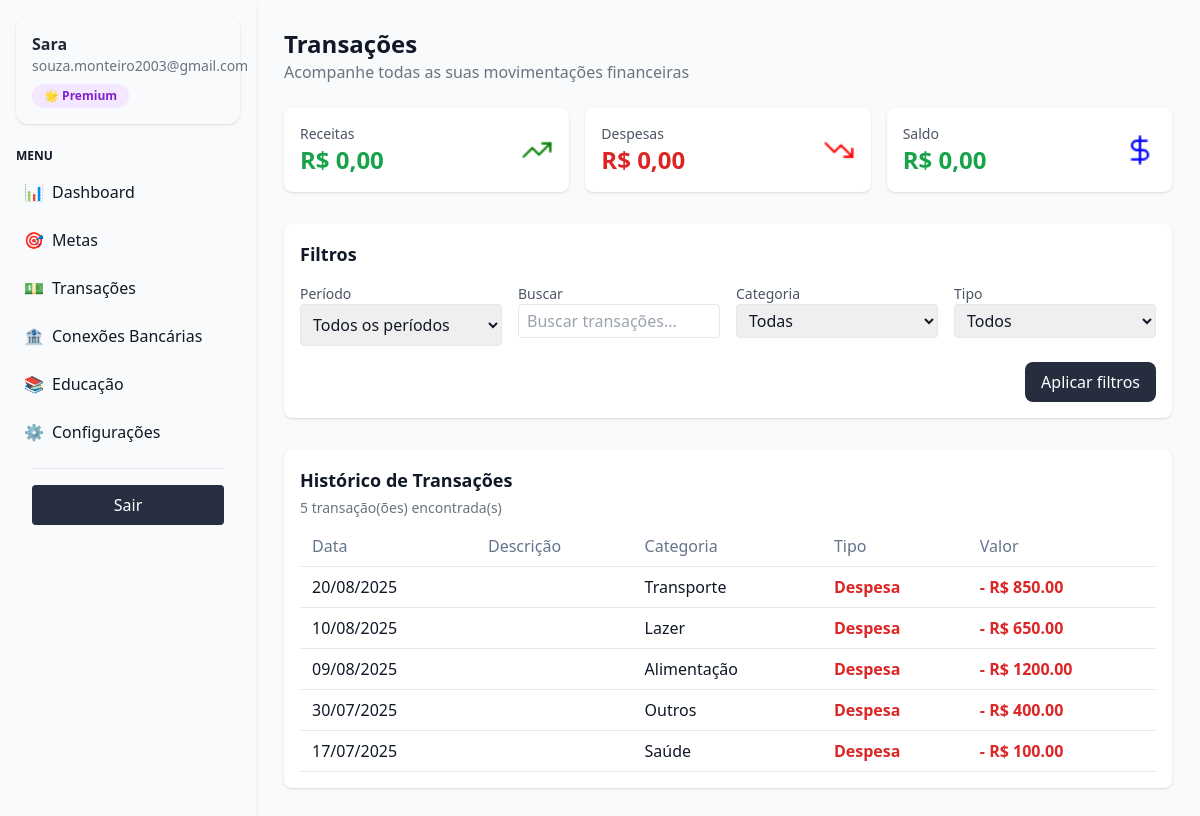
The page /educacao/transacoes/ (signed in) on the database its author committed.
### financas/models.py (models this page shows, shortened)
class Transacao(models.Model):
	TIPOS = (
		("entrada", "Entrada"),
		("saida", "Saida"),
	)
	usuario = models.ForeignKey(User, on_delete=models.CASCADE)
	valor = models.DecimalField(max_digits=10, decimal_places=2)
	tipo = models.CharField(max_length=10, choices=TIPOS)
	categoria = models.ForeignKey(Categoria, on_delete=models.SET_NULL, null=True, blank=True)
	data = models.DateField()

class Categoria(models.Model):
	nome = models.CharField(max_length=100)
	cor = models.CharField(max_length=7, default="#000000")

### financas/views.py (the view, shortened to what this page needs)
# urls.py: path("transacoes/", views.transacoes, name="transacoes"),
@login_required
def transacoes(request):
    transacoes = Transacao.objects.filter(usuario=request.user).order_by('-data')
    categorias = Categoria.objects.all()
    periodos_qs = (
        transacoes
        .annotate(mes=TruncMonth("data"))
        .values_list("mes", flat=True)
        .distinct()
        .order_by("-mes")
    )
    periodos = [d.strftime("%B %Y").capitalize() for d in periodos_qs]
    q = request.GET.get("q")
    categoria = request.GET.get("categoria")
    tipo = request.GET.get("tipo")
    periodo = request.GET.get("periodo")
    if q:
        transacoes = transacoes.filter(descricao__icontains=q)
    if categoria:
        transacoes = transacoes.filter(categoria_id=categoria)
    if tipo:
        transacoes = transacoes.filter(tipo=tipo)
    total_receitas = transacoes.filter(tipo="receita").aggregate(Sum("valor"))["valor__sum"] or 0
    total_despesas = transacoes.filter(tipo="despesa").aggregate(Sum("valor"))["valor__sum"] or 0
    saldo = total_receitas - total_despesas
    context = {
        "transacoes": transacoes,
        "categorias": categorias,
        "periodos": periodos,
        "total_receitas": f"{total_receitas:,.2f}".replace(",", "X").replace(".", ",").replace("X", "."),
        "total_despesas": f"{total_despesas:,.2f}".replace(",", "X").replace(".", ",").replace("X", "."),
        "saldo": f"{saldo:,.2f}".replace(",", "X").replace(".", ",").replace("X", "."),
        "sem_header": True,
    }
    return render(request, "financas/transacoes.html", context)

### financas/templates/financas/transacoes.html (shortened to what this page needs)
{% extends "financas/base.html" %}
{% load static %}
{% block content %}
<div class="p-1">
  <h1 class="text-2xl font-bold">Transações</h1>
  <p class="text-gray-500 mb-6">Acompanhe todas as suas movimentações financeiras</p>
<div class="grid grid-cols-1 md:grid-cols-3 gap-4 mb-8">
    <div class="bg-white p-4 rounded-lg shadow flex items-center justify-between">
        <div>
            <p class="text-sm text-gray-600">Receitas</p>
            <p class="text-2xl font-bold text-green-600">R$ {{ total_receitas|default:"0,00" }}</p>
        </div>
        <img src="{% static 'img/trending-up (1).png' %}" alt="trending-up" class="w-8 h-8">
    </div>
    <div class="bg-white p-4 rounded-lg shadow flex items-center justify-between">
        <div>
            <p class="text-sm text-gray-600">Despesas</p>
            <p class="text-2xl font-bold text-red-600">R$ {{ total_despesas|default:"0,00" }}</p>
        </div>
        <img src="{% static 'img/trending-down.png' %}" alt="trending-up" class="w-8 h-8">
    </div>
    <div class="bg-white p-4 rounded-lg shadow flex items-center justify-between">
        <div>
            <p class="text-sm text-gray-600">Saldo</p>
            <p class="text-2xl font-bold text-green-600">R$ {{ saldo|default:"0,00" }}</p>
        </div>
        <img src="{% static 'img/dollar-sign (1).png' %}" alt="trending-up" class="w-8 h-8">
    </div>
  </div>
  <div class="bg-white p-4 rounded-lg shadow mb-8">
    <h2 class="font-bold text-lg mb-4">Filtros</h2>
    <form method="GET" class="grid grid-cols-1 md:grid-cols-4 gap-4">
      <div>
        <label class="block text-sm text-gray-600">Período</label>
        <select name="periodo" class="border p-2 rounded w-full">
        <option>Todos os períodos</option>
      </select>
      </div>
      <div>
        <label class="block text-sm text-gray-600">Buscar</label>
        <input type="text" name="q" value="{{ request.GET.q }}" placeholder="Buscar transações..." class="w-full border rounded px-2 py-1">
      </div>
      <div>
        <label class="block text-sm text-gray-600">Categoria</label>
        <select name="categoria" class="w-full border rounded px-2 py-1">
          <option value="">Todas</option>
        </select>
      </div>
      <div>
        <label class="block text-sm text-gray-600">Tipo</label>
        <select name="tipo" class="w-full border rounded px-2 py-1">
          <option value="">Todos</option>
        </select>
      </div>
      <div class="col-span-1 md:col-span-4 flex justify-end">
        <button type="submit" class="px-4 py-2 bg-[#262d3f] text-white rounded-lg">
          Aplicar filtros
        </button>
      </div>
    </form>
  </div>
  <div class="bg-white p-4 rounded-lg shadow">
    <h2 class="font-bold text-lg mb-1">Histórico de Transações</h2>
    <p class="text-gray-500 text-sm mb-2">{{ transacoes|length }} transação(ões) encontrada(s)</p>
    <table class="w-full border-collapse">
      <thead>
        <tr class="border-b text-[#64748b]">
          <th class="text-left font-medium py-2 px-3">Data</th>
          <th class="text-left font-medium py-2 px-3">Descrição</th>
          <th class="text-left font-medium py-2 px-3">Categoria</th>
          <th class="text-left font-medium py-2 px-3">Tipo</th>
          <th class="text-left font-medium py-2 px-3">Valor</th>
        </tr>
      </thead>
      <tbody>
        {% for t in transacoes %}
          <tr class="border-b">
            <td class="py-2 px-3">{{ t.data|date:"d/m/Y" }}</td>
            <td class="py-2 px-3">{{ t.descricao }}</td>
            <td class="py-2 px-3">{{ t.categoria.nome }}</td>
            <td class="py-2 px-3">
              {% if t.tipo == 'receita' %}
                <span class="text-green-600 font-semibold">Receita</span>
              {% else %}
                <span class="text-red-600 font-semibold">Despesa</span>
              {% endif %}
            </td>
            <td class="py-2 px-3 font-bold {% if t.tipo == 'receita' %}text-green-600{% else %}text-red-600{% endif %}">
              {% if t.tipo == 'receita' %}+{% else %}-{% endif %}
              R$ {{ t.valor|floatformat:2 }}
            </td>
          </tr>
        {% empty %}
          <tr>
            <td colspan="5" class="text-center text-gray-500 py-4">
              Nenhuma transação encontrada
            </td>
          </tr>
        {% endfor %}
      </tbody>
    </table>
  </div>
</div>
{% endblock %}

### financas/templates/financas/base.html (shortened to what this page needs)
{% load static %}
<!DOCTYPE html>
<html lang="pt-br">
<head>
  <script src="https://cdn.tailwindcss.com"></script>
</head>
<body class="bg-[#f9fafb] text-gray-900 flex">
  <aside class="fixed w-64 bg-[#f9fafb] shadow-md p-4 min-h-screen ">
    <div class="bg-white-50 p-4 rounded-xl shadow mb-6">
      <h3 class="font-semibold text-gray-800">{{ request.user.first_name }} {{ request.user.last_name }}</h3>
      <p class="text-sm text-gray-500">{{ request.user.email }}</p>
      <span class="mt-2 inline-block px-3 py-1 text-xs font-semibold text-purple-700 bg-purple-100 rounded-full">
        🌟 Premium
      </span>
    </div>
    <h4 class="uppercase text-xs font-semibold text-black-400 mb-2">Menu</h4>
    <nav class="flex flex-col gap-2">
      <a href="{% url 'dashboard' %}" class=" flex items-center gap-2 p-2 rounded hover:bg-gray-100"">
      <span>📊</span> Dashboard
    </a>
    <a href=" {% url 'financas:metas' %}" class="flex items-center gap-2 p-2 rounded hover:bg-gray-100">
        <span>🎯</span> Metas
      </a>
      <a href="{% url 'financas:transacoes' %}" class="flex items-center gap-2 p-2 rounded hover:bg-gray-100">
        <span>💵</span> Transações
      </a>
      <a href="{% url 'financas:conexoes_bancarias' %}" class="flex items-center gap-2 p-2 rounded hover:bg-gray-100">
        <span>🏦</span> Conexões Bancárias
      </a>
      <a href="{% url 'financas:educacao_2' %}" class="flex items-center gap-2 p-2 rounded hover:bg-gray-100">
        <span>📚</span> Educação
      </a>
      <a href="{% url 'financas:configuracoes' %}" class="flex items-center gap-2 p-2 rounded hover:bg-gray-100">
        <span>⚙️</span> Configurações
      </a>
    </nav>
    <div class="p-4 ">
      <hr class="border-t border-gray-200 mb-4">
      <a href="{% url 'logout' %}"
        class="w-full block text-center bg-[#272e3f] hover:bg-[#3f4c6b] text-white py-2 px-3 rounded">
        Sair
      </a>
    </div>
  </aside>
  <div class="flex-1 flex flex-col min-h-screen">
    <main class="ml-64 p-6">
      {% block content %}
      {% endblock %}
    </main>
  </div>
</body>
</html>

### rows shown on the page
Transacao: data "20/08/2025", categoria.nome "Transporte", tipo "Despesa", valor "850.00"
Transacao: data "10/08/2025", categoria.nome "Lazer", tipo "Despesa", valor "650.00"
Transacao: data "09/08/2025", categoria.nome "Alimentação", tipo "Despesa", valor "1200.00"
Transacao: data "30/07/2025", categoria.nome "Outros", tipo "Despesa", valor "400.00"
Transacao: data "17/07/2025", categoria.nome "Saúde", tipo "Despesa", valor "100.00"

### other values the page prints
{{ request.user.first_name }} "Sara"
{{ request.user.email }} "souza.monteiro2003@gmail.com"
{{ total_receitas|default:"0,00" }} "0,00"
{{ total_despesas|default:"0,00" }} "0,00"
{{ saldo|default:"0,00" }} "0,00"
{{ transacoes|length }} "5"
